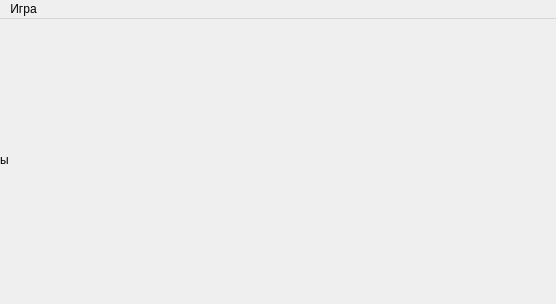
<?xml version="1.0" encoding="UTF-8"?>
<ui version="4.0">
 <class>MainWindow</class>
 <widget class="QMainWindow" name="MainWindow">
  <property name="geometry">
   <rect>
    <x>0</x>
    <y>0</y>
    <width>556</width>
    <height>304</height>
   </rect>
  </property>
  <property name="windowTitle">
   <string>MainWindow</string>
  </property>
  <widget class="QWidget" name="centralwidget">
   <widget class="QLabel" name="backgroundLabel">
    <property name="geometry">
     <rect>
      <x>0</x>
      <y>0</y>
      <width>561</width>
      <height>281</height>
     </rect>
    </property>
    <property name="text">
     <string>ы</string>
    </property>
   </widget>
  </widget>
  <widget class="QMenuBar" name="menubar">
   <property name="geometry">
    <rect>
     <x>0</x>
     <y>0</y>
     <width>556</width>
     <height>21</height>
    </rect>
   </property>
   <widget class="QMenu" name="gameMenu">
    <property name="title">
     <string>Игра</string>
    </property>
    <addaction name="newGameAction"/>
   </widget>
   <addaction name="gameMenu"/>
  </widget>
  <action name="action">
   <property name="text">
    <string>Новая игра</string>
   </property>
  </action>
  <action name="quitBtn">
   <property name="text">
    <string>выход</string>
   </property>
  </action>
  <action name="newGameAction">
   <property name="text">
    <string>новая игра</string>
   </property>
  </action>
 </widget>
 <resources/>
 <connections/>
</ui>
